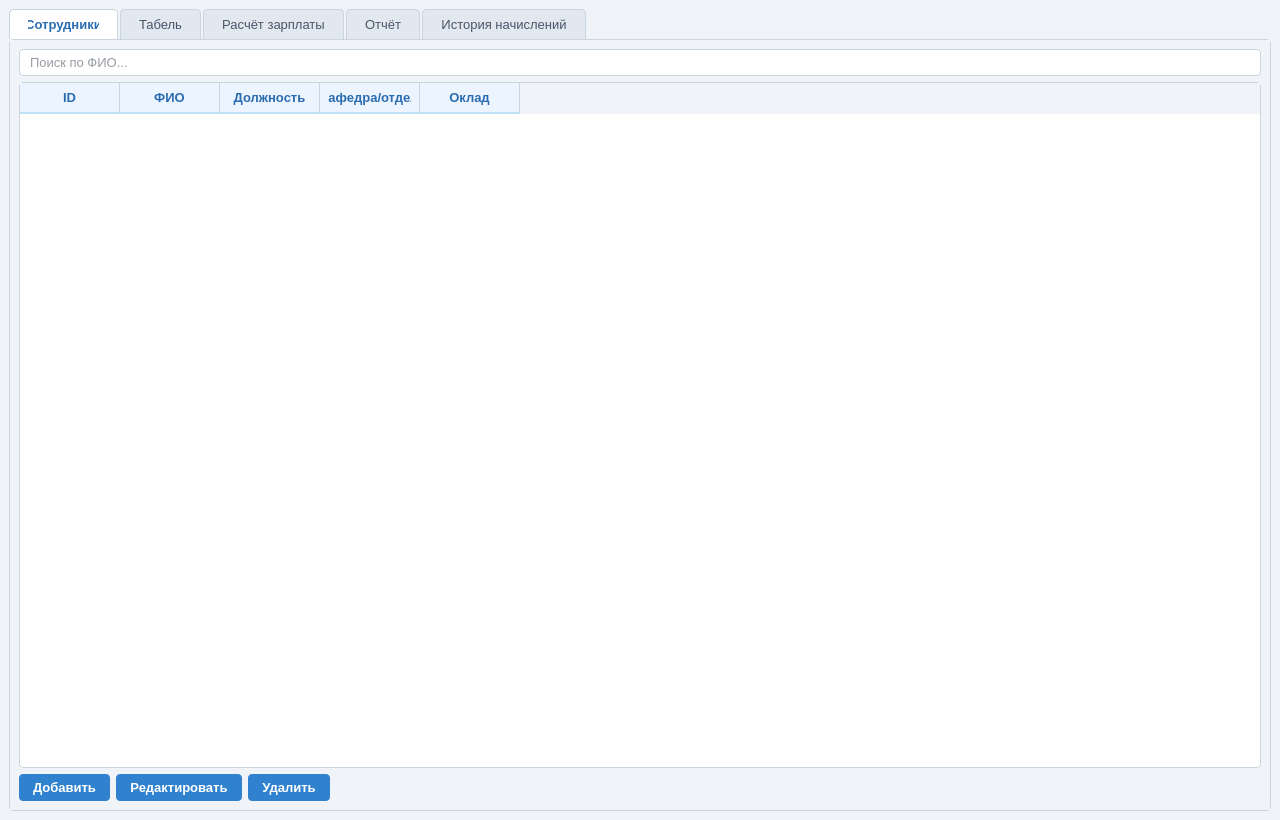
<?xml version="1.0" encoding="UTF-8"?>
<ui version="4.0">
 <class>MainWindow</class>
 <widget class="QMainWindow" name="MainWindow">
  <property name="geometry">
   <rect>
    <x>0</x>
    <y>0</y>
    <width>1280</width>
    <height>820</height>
   </rect>
  </property>
  <property name="windowTitle">
   <string>Учёт заработной платы сотрудников университета</string>
  </property>
  <property name="styleSheet">
   <string>
QMainWindow, QWidget {
    background-color: #F0F4F8;
    font-family: 'Segoe UI', sans-serif;
    font-size: 13px;
    color: #2D3748;
}
QTabWidget::pane {
    border: 1px solid #CBD5E0;
    background-color: #FFFFFF;
    border-radius: 4px;
}
QTabBar::tab {
    background-color: #E2E8F0;
    color: #4A5568;
    padding: 7px 18px;
    border: 1px solid #CBD5E0;
    border-bottom: none;
    border-top-left-radius: 4px;
    border-top-right-radius: 4px;
    margin-right: 2px;
}
QTabBar::tab:selected {
    background-color: #FFFFFF;
    color: #2B6CB0;
    font-weight: bold;
}
QTabBar::tab:hover:!selected {
    background-color: #BEE3F8;
}
QPushButton {
    background-color: #3182CE;
    color: #FFFFFF;
    border: none;
    border-radius: 4px;
    padding: 6px 14px;
    font-weight: bold;
}
QPushButton:hover {
    background-color: #2B6CB0;
}
QPushButton:pressed {
    background-color: #2C5282;
}
QLineEdit, QSpinBox, QDoubleSpinBox, QDateEdit, QComboBox {
    background-color: #FFFFFF;
    border: 1px solid #CBD5E0;
    border-radius: 4px;
    padding: 4px 8px;
    selection-background-color: #BEE3F8;
}
QLineEdit:focus, QSpinBox:focus, QDoubleSpinBox:focus, QDateEdit:focus, QComboBox:focus {
    border: 1px solid #3182CE;
}
QTableWidget {
    background-color: #FFFFFF;
    border: 1px solid #CBD5E0;
    gridline-color: #E2E8F0;
    border-radius: 4px;
}
QTableWidget::item:selected {
    background-color: #BEE3F8;
    color: #2D3748;
}
QHeaderView::section {
    background-color: #EBF4FF;
    color: #2B6CB0;
    font-weight: bold;
    border: none;
    border-bottom: 2px solid #BEE3F8;
    border-right: 1px solid #CBD5E0;
    padding: 5px 8px;
}
QLabel {
    color: #2D3748;
}
   </string>
  </property>
  <widget class="QWidget" name="centralwidget">
   <layout class="QVBoxLayout" name="centralLayout">
    <item>
     <widget class="QTabWidget" name="tabWidget">
      <property name="currentIndex">
       <number>0</number>
      </property>
      <widget class="QWidget" name="employeesTab">
       <attribute name="title">
        <string>Сотрудники</string>
       </attribute>
       <layout class="QVBoxLayout" name="employeesLayout">
        <item>
         <widget class="QLineEdit" name="searchEdit">
          <property name="placeholderText">
           <string>Поиск по ФИО...</string>
          </property>
         </widget>
        </item>
        <item>
         <widget class="QTableWidget" name="employeeTable">
          <property name="editTriggers">
           <set>QAbstractItemView::EditTrigger::NoEditTriggers</set>
          </property>
          <property name="selectionMode">
           <enum>QAbstractItemView::SelectionMode::SingleSelection</enum>
          </property>
          <property name="selectionBehavior">
           <enum>QAbstractItemView::SelectionBehavior::SelectRows</enum>
          </property>
          <column>
           <property name="text">
            <string>ID</string>
           </property>
          </column>
          <column>
           <property name="text">
            <string>ФИО</string>
           </property>
          </column>
          <column>
           <property name="text">
            <string>Должность</string>
           </property>
          </column>
          <column>
           <property name="text">
            <string>Кафедра/отдел</string>
           </property>
          </column>
          <column>
           <property name="text">
            <string>Оклад</string>
           </property>
          </column>
         </widget>
        </item>
        <item>
         <layout class="QHBoxLayout" name="employeeButtonsLayout">
          <item>
           <widget class="QPushButton" name="addEmployeeButton">
            <property name="text">
             <string>Добавить</string>
            </property>
           </widget>
          </item>
          <item>
           <widget class="QPushButton" name="editEmployeeButton">
            <property name="text">
             <string>Редактировать</string>
            </property>
           </widget>
          </item>
          <item>
           <widget class="QPushButton" name="deleteEmployeeButton">
            <property name="text">
             <string>Удалить</string>
            </property>
           </widget>
          </item>
          <item>
           <spacer name="employeeButtonsSpacer">
            <property name="orientation">
             <enum>Qt::Orientation::Horizontal</enum>
            </property>
            <property name="sizeHint" stdset="0">
             <size>
              <width>0</width>
              <height>0</height>
             </size>
            </property>
           </spacer>
          </item>
         </layout>
        </item>
       </layout>
      </widget>
      <widget class="QWidget" name="timesheetTab">
       <attribute name="title">
        <string>Табель</string>
       </attribute>
       <layout class="QVBoxLayout" name="timesheetLayout">
        <item>
         <layout class="QFormLayout" name="timesheetFormLayout">
          <item row="0" column="0">
           <widget class="QLabel" name="label_t1">
            <property name="text">
             <string>Сотрудник:</string>
            </property>
           </widget>
          </item>
          <item row="0" column="1">
           <widget class="QComboBox" name="timesheetEmployeeCombo"/>
          </item>
          <item row="1" column="0">
           <widget class="QLabel" name="label_t2">
            <property name="text">
             <string>Месяц:</string>
            </property>
           </widget>
          </item>
          <item row="1" column="1">
           <widget class="QDateEdit" name="timesheetPeriodEdit">
            <property name="displayFormat">
             <string>MM.yyyy</string>
            </property>
            <property name="calendarPopup">
             <bool>true</bool>
            </property>
           </widget>
          </item>
          <item row="2" column="0">
           <widget class="QLabel" name="label_t3">
            <property name="text">
             <string>Отработано дней:</string>
            </property>
           </widget>
          </item>
          <item row="2" column="1">
           <widget class="QSpinBox" name="workedDaysSpin">
            <property name="maximum">
             <number>31</number>
            </property>
           </widget>
          </item>
          <item row="3" column="0">
           <widget class="QLabel" name="label_t4">
            <property name="text">
             <string>Норма дней:</string>
            </property>
           </widget>
          </item>
          <item row="3" column="1">
           <widget class="QSpinBox" name="normDaysSpin">
            <property name="minimum">
             <number>1</number>
            </property>
            <property name="maximum">
             <number>31</number>
            </property>
            <property name="value">
             <number>21</number>
            </property>
           </widget>
          </item>
         </layout>
        </item>
        <item>
         <widget class="QPushButton" name="saveTimesheetButton">
          <property name="text">
           <string>Сохранить табель</string>
          </property>
         </widget>
        </item>
        <item>
         <spacer name="timesheetTeachingSpacer">
          <property name="orientation">
           <enum>Qt::Orientation::Vertical</enum>
          </property>
          <property name="sizeType">
           <enum>QSizePolicy::Policy::Fixed</enum>
          </property>
          <property name="sizeHint" stdset="0">
           <size>
            <width>0</width>
            <height>18</height>
           </size>
          </property>
         </spacer>
        </item>
        <item>
         <widget class="QGroupBox" name="teachingLoadGroup">
          <property name="title">
           <string>Справка о выполнении учебной нагрузки</string>
          </property>
          <layout class="QVBoxLayout" name="teachingLoadLayout">
           <property name="topMargin">
            <number>50</number>
           </property>
           <item>
            <layout class="QFormLayout" name="teachingFormLayout">
             <item row="0" column="0">
              <widget class="QLabel" name="label_tl1">
               <property name="text">
                <string>Лекции (часов):</string>
               </property>
              </widget>
             </item>
             <item row="0" column="1">
              <widget class="QDoubleSpinBox" name="lecturesSpin">
               <property name="maximum">
                <double>999.000000000000000</double>
               </property>
               <property name="singleStep">
                <double>0.500000000000000</double>
               </property>
              </widget>
             </item>
             <item row="0" column="2">
              <widget class="QLabel" name="label_tlr1">
               <property name="text">
                <string>Ставка (руб./ч):</string>
               </property>
              </widget>
             </item>
             <item row="0" column="3">
              <widget class="QDoubleSpinBox" name="lectureRateSpin">
               <property name="maximum">
                <double>9999.000000000000000</double>
               </property>
               <property name="singleStep">
                <double>10.000000000000000</double>
               </property>
               <property name="value">
                <double>300.000000000000000</double>
               </property>
              </widget>
             </item>
             <item row="1" column="0">
              <widget class="QLabel" name="label_tl2">
               <property name="text">
                <string>Семинары (часов):</string>
               </property>
              </widget>
             </item>
             <item row="1" column="1">
              <widget class="QDoubleSpinBox" name="seminarsSpin">
               <property name="maximum">
                <double>999.000000000000000</double>
               </property>
               <property name="singleStep">
                <double>0.500000000000000</double>
               </property>
              </widget>
             </item>
             <item row="1" column="2">
              <widget class="QLabel" name="label_tlr2">
               <property name="text">
                <string>Ставка (руб./ч):</string>
               </property>
              </widget>
             </item>
             <item row="1" column="3">
              <widget class="QDoubleSpinBox" name="seminarRateSpin">
               <property name="maximum">
                <double>9999.000000000000000</double>
               </property>
               <property name="singleStep">
                <double>10.000000000000000</double>
               </property>
               <property name="value">
                <double>200.000000000000000</double>
               </property>
              </widget>
             </item>
             <item row="2" column="0">
              <widget class="QLabel" name="label_tl3">
               <property name="text">
                <string>Приём зачётов/экзаменов (часов):</string>
               </property>
              </widget>
             </item>
             <item row="2" column="1">
              <widget class="QDoubleSpinBox" name="examsSpin">
               <property name="maximum">
                <double>999.000000000000000</double>
               </property>
               <property name="singleStep">
                <double>0.500000000000000</double>
               </property>
              </widget>
             </item>
             <item row="2" column="2">
              <widget class="QLabel" name="label_tlr3">
               <property name="text">
                <string>Ставка (руб./ч):</string>
               </property>
              </widget>
             </item>
             <item row="2" column="3">
              <widget class="QLabel" name="examRateLabel">
               <property name="text">
                <string>250 руб./ч</string>
               </property>
              </widget>
             </item>
            </layout>
           </item>
           <item>
            <layout class="QHBoxLayout">
             <item>
              <widget class="QPushButton" name="saveTeachingLoadButton">
               <property name="text">
                <string>Сохранить нагрузку</string>
               </property>
              </widget>
             </item>
             <item>
              <spacer name="tlButtonSpacer">
               <property name="orientation">
                <enum>Qt::Orientation::Horizontal</enum>
               </property>
               <property name="sizeHint" stdset="0">
                <size>
                 <width>0</width>
                 <height>0</height>
                </size>
               </property>
              </spacer>
             </item>
             <item>
              <widget class="QLabel" name="teachingTotalLabel">
               <property name="styleSheet">
                <string>font-weight: bold; color: #2B6CB0;</string>
               </property>
               <property name="text">
                <string>Итого: 0.0 ч.</string>
               </property>
              </widget>
             </item>
            </layout>
           </item>
          </layout>
         </widget>
        </item>
        <item>
         <spacer name="timesheetSpacer">
          <property name="orientation">
           <enum>Qt::Orientation::Vertical</enum>
          </property>
          <property name="sizeHint" stdset="0">
           <size>
            <width>0</width>
            <height>0</height>
           </size>
          </property>
         </spacer>
        </item>
       </layout>
      </widget>
      <widget class="QWidget" name="salaryTab">
       <attribute name="title">
        <string>Расчёт зарплаты</string>
       </attribute>
       <layout class="QVBoxLayout" name="salaryLayout">
        <property name="spacing">
         <number>10</number>
        </property>
        <property name="leftMargin">
         <number>12</number>
        </property>
        <property name="topMargin">
         <number>12</number>
        </property>
        <property name="rightMargin">
         <number>12</number>
        </property>
        <property name="bottomMargin">
         <number>12</number>
        </property>
        <item>
         <widget class="QFrame" name="inputCard">
          <property name="styleSheet">
           <string>QFrame#inputCard { background-color: #FFFFFF; border: 1px solid #CBD5E0; border-radius: 8px; } QLabel { color: #4A5568; font-size: 12px; font-weight: bold; } QComboBox, QDateEdit, QDoubleSpinBox { min-height: 28px; }</string>
          </property>
          <layout class="QVBoxLayout" name="inputCardLayout">
           <property name="spacing">
            <number>10</number>
           </property>
           <property name="leftMargin">
            <number>16</number>
           </property>
           <property name="topMargin">
            <number>14</number>
           </property>
           <property name="rightMargin">
            <number>16</number>
           </property>
           <property name="bottomMargin">
            <number>14</number>
           </property>
           <item>
            <widget class="QLabel" name="inputCardTitle">
             <property name="styleSheet">
              <string>font-size: 13px; font-weight: bold; color: #2B6CB0; border: none;</string>
             </property>
             <property name="text">
              <string>Параметры расчёта</string>
             </property>
            </widget>
           </item>
           <item>
            <widget class="QFrame" name="inputCardSep">
             <property name="styleSheet">
              <string>color: #E2E8F0;</string>
             </property>
             <property name="frameShape">
              <enum>QFrame::Shape::HLine</enum>
             </property>
             <property name="frameShadow">
              <enum>QFrame::Shadow::Sunken</enum>
             </property>
            </widget>
           </item>
           <item>
            <layout class="QGridLayout" name="salaryFormGrid">
             <property name="horizontalSpacing">
              <number>16</number>
             </property>
             <property name="verticalSpacing">
              <number>8</number>
             </property>
             <item row="0" column="0">
              <widget class="QLabel" name="label_s1">
               <property name="text">
                <string>Сотрудник</string>
               </property>
              </widget>
             </item>
             <item row="0" column="1">
              <widget class="QComboBox" name="salaryEmployeeCombo"/>
             </item>
             <item row="0" column="2">
              <widget class="QLabel" name="label_s2">
               <property name="text">
                <string>Месяц</string>
               </property>
              </widget>
             </item>
             <item row="0" column="3">
              <widget class="QDateEdit" name="salaryPeriodEdit">
               <property name="displayFormat">
                <string>MM.yyyy</string>
               </property>
               <property name="calendarPopup">
                <bool>true</bool>
               </property>
              </widget>
             </item>
             <item row="0" column="4">
              <widget class="QLabel" name="label_s11">
               <property name="text">
                <string>Проверка работ</string>
               </property>
              </widget>
             </item>
             <item row="0" column="5">
              <widget class="QDoubleSpinBox" name="checkingSpin">
               <property name="suffix">
                <string> руб.</string>
               </property>
               <property name="maximum">
                <double>10000000.000000000000000</double>
               </property>
              </widget>
             </item>
             <item row="0" column="6">
              <spacer name="salaryFormSpacer">
               <property name="orientation">
                <enum>Qt::Orientation::Horizontal</enum>
               </property>
               <property name="sizeHint" stdset="0">
                <size>
                 <width>0</width>
                 <height>0</height>
                </size>
               </property>
              </spacer>
             </item>
             <item row="1" column="0">
              <widget class="QLabel" name="label_s3">
               <property name="text">
                <string>Премия</string>
               </property>
              </widget>
             </item>
             <item row="1" column="1">
              <widget class="QDoubleSpinBox" name="bonusSpin">
               <property name="suffix">
                <string> руб.</string>
               </property>
               <property name="maximum">
                <double>10000000.000000000000000</double>
               </property>
              </widget>
             </item>
             <item row="1" column="2">
              <widget class="QLabel" name="label_s8">
               <property name="text">
                <string>Стимулирующая выплата</string>
               </property>
              </widget>
             </item>
             <item row="1" column="3">
              <widget class="QDoubleSpinBox" name="incentiveSpin">
               <property name="suffix">
                <string> руб.</string>
               </property>
               <property name="maximum">
                <double>10000000.000000000000000</double>
               </property>
              </widget>
             </item>
             <item row="2" column="0">
              <widget class="QLabel" name="label_s9">
               <property name="text">
                <string>Учёная степень</string>
               </property>
              </widget>
             </item>
             <item row="2" column="1">
              <widget class="QComboBox" name="degreeCombo">
               <item>
                <property name="text">
                 <string>Нет</string>
                </property>
               </item>
               <item>
                <property name="text">
                 <string>Кандидат наук (+900 руб.)</string>
                </property>
               </item>
               <item>
                <property name="text">
                 <string>Доктор наук (+1500 руб.)</string>
                </property>
               </item>
              </widget>
             </item>
             <item row="2" column="2">
              <widget class="QLabel" name="label_s10">
               <property name="text">
                <string>Звание / категория</string>
               </property>
              </widget>
             </item>
             <item row="2" column="3">
              <widget class="QComboBox" name="titleCombo">
               <item>
                <property name="text">
                 <string>Нет</string>
                </property>
               </item>
               <item>
                <property name="text">
                 <string>Доцент (+900 руб.)</string>
                </property>
               </item>
               <item>
                <property name="text">
                 <string>Профессор (+1500 руб.)</string>
                </property>
               </item>
               <item>
                <property name="text">
                 <string>Высшая категория (+800 руб.)</string>
                </property>
               </item>
               <item>
                <property name="text">
                 <string>Первая категория (+500 руб.)</string>
                </property>
               </item>
              </widget>
             </item>
            </layout>
           </item>
           <item>
            <layout class="QHBoxLayout" name="salaryButtonsLayout">
             <property name="spacing">
              <number>8</number>
             </property>
             <item>
              <widget class="QPushButton" name="calcSalaryButton">
               <property name="styleSheet">
                <string>QPushButton { background-color: #3182CE; color: #FFFFFF; border: none; border-radius: 5px; padding: 8px 20px; font-weight: bold; font-size: 13px; } QPushButton:hover { background-color: #2B6CB0; } QPushButton:pressed { background-color: #2C5282; }</string>
               </property>
               <property name="text">
                <string>⚙  Рассчитать</string>
               </property>
              </widget>
             </item>
             <item>
              <widget class="QPushButton" name="saveSalaryButton">
               <property name="styleSheet">
                <string>QPushButton { background-color: #38A169; color: #FFFFFF; border: none; border-radius: 5px; padding: 8px 20px; font-weight: bold; font-size: 13px; } QPushButton:hover { background-color: #2F855A; } QPushButton:pressed { background-color: #276749; }</string>
               </property>
               <property name="text">
                <string>💾  Сохранить начисление</string>
               </property>
              </widget>
             </item>
             <item>
              <spacer name="salaryButtonsSpacer">
               <property name="orientation">
                <enum>Qt::Orientation::Horizontal</enum>
               </property>
               <property name="sizeHint" stdset="0">
                <size>
                 <width>0</width>
                 <height>0</height>
                </size>
               </property>
              </spacer>
             </item>
            </layout>
           </item>
          </layout>
         </widget>
        </item>
        <item>
         <widget class="QFrame" name="payslipHeaderFrame">
          <property name="styleSheet">
           <string>QFrame#payslipHeaderFrame { background: qlineargradient(x1:0, y1:0, x2:1, y2:1, stop:0 #1a6b2a, stop:0.5 #38a169, stop:1 #276749); border: none; border-radius: 10px; } QLabel { border: none; background: transparent; }</string>
          </property>
          <layout class="QVBoxLayout" name="payslipHeaderLayout">
           <property name="spacing">
            <number>6</number>
           </property>
           <property name="leftMargin">
            <number>20</number>
           </property>
           <property name="topMargin">
            <number>14</number>
           </property>
           <property name="rightMargin">
            <number>20</number>
           </property>
           <property name="bottomMargin">
            <number>14</number>
           </property>
           <item>
            <widget class="QLabel" name="payslipOrgLabel">
             <property name="styleSheet">
              <string>font-weight: bold; font-size: 15px; color: #FFFFFF; letter-spacing: 0.5px;</string>
             </property>
             <property name="text">
              <string>Институт</string>
             </property>
             <property name="alignment">
              <set>Qt::AlignmentFlag::AlignCenter</set>
             </property>
            </widget>
           </item>
           <item>
            <widget class="QLabel" name="payslipTitleLabel">
             <property name="styleSheet">
              <string>font-size: 12px; color: #BEE3F8;</string>
             </property>
             <property name="text">
              <string>Расчётный листок за —</string>
             </property>
             <property name="alignment">
              <set>Qt::AlignmentFlag::AlignCenter</set>
             </property>
            </widget>
           </item>
           <item>
            <widget class="QFrame" name="payslipDivider">
             <property name="styleSheet">
              <string>color: rgba(255,255,255,0.3);</string>
             </property>
             <property name="frameShape">
              <enum>QFrame::Shape::HLine</enum>
             </property>
             <property name="frameShadow">
              <enum>QFrame::Shadow::Plain</enum>
             </property>
            </widget>
           </item>
           <item>
            <layout class="QHBoxLayout" name="payslipMetaRow">
             <property name="spacing">
              <number>0</number>
             </property>
             <item>
              <widget class="QLabel" name="payslipDaysLabel">
               <property name="styleSheet">
                <string>color: #EBF8FF; font-size: 12px; padding: 4px 12px 4px 0px;</string>
               </property>
               <property name="text">
                <string>Отработано: -</string>
               </property>
              </widget>
             </item>
             <item>
              <widget class="QLabel" name="payslipDepartmentLabel">
               <property name="styleSheet">
                <string>color: #EBF8FF; font-size: 12px; padding: 4px 12px;</string>
               </property>
               <property name="text">
                <string>Подразделение: -</string>
               </property>
              </widget>
             </item>
             <item>
              <widget class="QLabel" name="payslipPositionLabel">
               <property name="styleSheet">
                <string>color: #EBF8FF; font-size: 12px; padding: 4px 12px;</string>
               </property>
               <property name="text">
                <string>Должность: -</string>
               </property>
              </widget>
             </item>
             <item>
              <widget class="QLabel" name="payslipSalaryLabel">
               <property name="styleSheet">
                <string>color: #EBF8FF; font-size: 12px; padding: 4px 0px 4px 12px;</string>
               </property>
               <property name="text">
                <string>Оклад: -</string>
               </property>
              </widget>
             </item>
             <item>
              <spacer name="payslipMetaSpacer1">
               <property name="orientation">
                <enum>Qt::Orientation::Horizontal</enum>
               </property>
               <property name="sizeHint" stdset="0">
                <size>
                 <width>40</width>
                 <height>0</height>
                </size>
               </property>
              </spacer>
             </item>
            </layout>
           </item>
          </layout>
         </widget>
        </item>
        <item>
         <widget class="QTableWidget" name="payslipTable">
          <property name="styleSheet">
           <string>QTableWidget { border: 1px solid #BEE3F8; border-radius: 6px; background-color: #FFFFFF; gridline-color: #EBF4FF; } QTableWidget::item { padding: 6px 10px; } QHeaderView::section { background-color: #EBF4FF; color: #2B6CB0; font-weight: bold; border: none; border-bottom: 2px solid #BEE3F8; border-right: 1px solid #CBD5E0; padding: 6px 10px; }</string>
          </property>
          <property name="editTriggers">
           <set>QAbstractItemView::EditTrigger::NoEditTriggers</set>
          </property>
          <property name="alternatingRowColors">
           <bool>true</bool>
          </property>
          <property name="selectionMode">
           <enum>QAbstractItemView::SelectionMode::NoSelection</enum>
          </property>
          <property name="showGrid">
           <bool>true</bool>
          </property>
          <property name="rowCount">
           <number>3</number>
          </property>
          <row/>
          <row/>
          <row/>
          <column>
           <property name="text">
            <string>Код</string>
           </property>
          </column>
          <column>
           <property name="text">
            <string>Начисление / удержание</string>
           </property>
          </column>
          <column>
           <property name="text">
            <string>Начислено</string>
           </property>
          </column>
          <column>
           <property name="text">
            <string>Удержано</string>
           </property>
          </column>
         </widget>
        </item>
        <item>
         <widget class="QFrame" name="totalFrame">
          <property name="styleSheet">
           <string>QFrame#totalFrame { background-color: #EBF8FF; border: 1px solid #BEE3F8; border-radius: 8px; } QLabel { border: none; }</string>
          </property>
          <layout class="QHBoxLayout" name="payslipTotalLayout">
           <property name="leftMargin">
            <number>16</number>
           </property>
           <property name="topMargin">
            <number>10</number>
           </property>
           <property name="rightMargin">
            <number>16</number>
           </property>
           <property name="bottomMargin">
            <number>10</number>
           </property>
           <item>
            <widget class="QLabel" name="label_s7">
             <property name="styleSheet">
              <string>color: #2D3748; font-size: 13px; font-weight: bold;</string>
             </property>
             <property name="text">
              <string>Итого к выплате:</string>
             </property>
            </widget>
           </item>
           <item>
            <widget class="QLabel" name="totalLabel">
             <property name="styleSheet">
              <string>font-weight: bold; font-size: 18px; color: #276749;</string>
             </property>
             <property name="text">
              <string>—</string>
             </property>
            </widget>
           </item>
           <item>
            <spacer name="payslipTotalSpacer">
             <property name="orientation">
              <enum>Qt::Orientation::Horizontal</enum>
             </property>
             <property name="sizeHint" stdset="0">
              <size>
               <width>0</width>
               <height>0</height>
              </size>
             </property>
            </spacer>
           </item>
          </layout>
         </widget>
        </item>
       </layout>
      </widget>
      <widget class="QWidget" name="reportTab">
       <attribute name="title">
        <string>Отчёт</string>
       </attribute>
       <layout class="QVBoxLayout" name="reportLayout">
        <item>
         <layout class="QHBoxLayout" name="reportTopLayout">
          <item>
           <widget class="QLabel" name="label_r1">
            <property name="text">
             <string>Месяц:</string>
            </property>
           </widget>
          </item>
          <item>
           <widget class="QDateEdit" name="reportPeriodEdit">
            <property name="displayFormat">
             <string>MM.yyyy</string>
            </property>
            <property name="calendarPopup">
             <bool>true</bool>
            </property>
           </widget>
          </item>
          <item>
           <widget class="QPushButton" name="generateReportButton">
            <property name="text">
             <string>Сформировать отчёт</string>
            </property>
           </widget>
          </item>
          <item>
           <spacer name="reportTopSpacer">
            <property name="orientation">
             <enum>Qt::Orientation::Horizontal</enum>
            </property>
            <property name="sizeHint" stdset="0">
             <size>
              <width>0</width>
              <height>0</height>
             </size>
            </property>
           </spacer>
          </item>
         </layout>
        </item>
        <item>
         <widget class="QTableWidget" name="reportTable">
          <property name="editTriggers">
           <set>QAbstractItemView::EditTrigger::NoEditTriggers</set>
          </property>
          <column>
           <property name="text">
            <string>ФИО</string>
           </property>
          </column>
          <column>
           <property name="text">
            <string>Начислено</string>
           </property>
          </column>
          <column>
           <property name="text">
            <string>Премия</string>
           </property>
          </column>
          <column>
           <property name="text">
            <string>Стимулирующая</string>
           </property>
          </column>
          <column>
           <property name="text">
            <string>НДФЛ</string>
           </property>
          </column>
          <column>
           <property name="text">
            <string>Профвзнос</string>
           </property>
          </column>
          <column>
           <property name="text">
            <string>К выплате</string>
           </property>
          </column>
         </widget>
        </item>
        <item>
         <layout class="QHBoxLayout" name="reportBottomButtonsLayout">
          <item>
           <widget class="QPushButton" name="exportCsvButton">
            <property name="text">
             <string>Экспорт в CSV</string>
            </property>
           </widget>
          </item>
          <item>
           <spacer name="reportBottomSpacer">
            <property name="orientation">
             <enum>Qt::Orientation::Horizontal</enum>
            </property>
            <property name="sizeHint" stdset="0">
             <size>
              <width>0</width>
              <height>0</height>
             </size>
            </property>
           </spacer>
          </item>
         </layout>
        </item>
        <item>
         <widget class="QLabel" name="reportTotalLabel">
          <property name="styleSheet">
           <string>font-weight: bold; font-size: 14px;</string>
          </property>
          <property name="text">
           <string>Итого по университету: —</string>
          </property>
         </widget>
        </item>
       </layout>
      </widget>
      <widget class="QWidget" name="historyTab">
       <attribute name="title">
        <string>История начислений</string>
       </attribute>
       <layout class="QVBoxLayout" name="historyLayout">
        <item>
         <layout class="QHBoxLayout" name="historyTopLayout">
          <item>
           <widget class="QLabel" name="label_h1">
            <property name="text">
             <string>Сотрудник:</string>
            </property>
           </widget>
          </item>
          <item>
           <widget class="QComboBox" name="historyEmployeeCombo"/>
          </item>
          <item>
           <spacer name="historyTopSpacer">
            <property name="orientation">
             <enum>Qt::Orientation::Horizontal</enum>
            </property>
            <property name="sizeHint" stdset="0">
             <size>
              <width>0</width>
              <height>0</height>
             </size>
            </property>
           </spacer>
          </item>
         </layout>
        </item>
        <item>
         <widget class="QTableWidget" name="historyTable">
          <property name="editTriggers">
           <set>QAbstractItemView::EditTrigger::NoEditTriggers</set>
          </property>
          <property name="selectionMode">
           <enum>QAbstractItemView::SelectionMode::SingleSelection</enum>
          </property>
          <property name="selectionBehavior">
           <enum>QAbstractItemView::SelectionBehavior::SelectRows</enum>
          </property>
          <column>
           <property name="text">
            <string>Период</string>
           </property>
          </column>
          <column>
           <property name="text">
            <string>Начислено</string>
           </property>
          </column>
          <column>
           <property name="text">
            <string>Премия</string>
           </property>
          </column>
          <column>
           <property name="text">
            <string>Стимулирующая</string>
           </property>
          </column>
          <column>
           <property name="text">
            <string>НДФЛ</string>
           </property>
          </column>
          <column>
           <property name="text">
            <string>Профвзнос</string>
           </property>
          </column>
          <column>
           <property name="text">
            <string>К выплате</string>
           </property>
          </column>
         </widget>
        </item>
       </layout>
      </widget>
     </widget>
    </item>
   </layout>
  </widget>
  <action name="actionDarkTheme">
   <property name="checkable">
    <bool>true</bool>
   </property>
   <property name="text">
    <string>Тёмная тема</string>
   </property>
  </action>
 </widget>
 <resources/>
 <connections/>
</ui>
